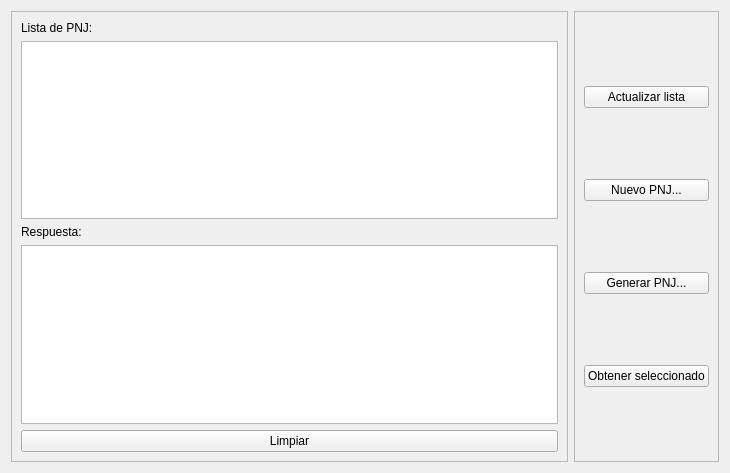
<?xml version="1.0" encoding="UTF-8"?>
<ui version="4.0">
 <class>TabPnjs</class>
 <widget class="QWidget" name="TabPnjs">
  <property name="geometry">
   <rect>
    <x>0</x>
    <y>0</y>
    <width>730</width>
    <height>473</height>
   </rect>
  </property>
  <property name="windowTitle">
   <string>Form</string>
  </property>
  <layout class="QHBoxLayout" name="horizontalLayout">
   <item>
    <widget class="QFrame" name="frame">
     <property name="frameShape">
      <enum>QFrame::StyledPanel</enum>
     </property>
     <property name="frameShadow">
      <enum>QFrame::Raised</enum>
     </property>
     <layout class="QGridLayout" name="gridLayout_2">
      <item row="0" column="0">
       <widget class="QLabel" name="label">
        <property name="text">
         <string>Lista de PNJ:</string>
        </property>
       </widget>
      </item>
      <item row="1" column="0">
       <widget class="QListView" name="listaPersonajes">
        <property name="editTriggers">
         <set>QAbstractItemView::NoEditTriggers</set>
        </property>
       </widget>
      </item>
      <item row="4" column="0">
       <widget class="QPushButton" name="botonLimpiar">
        <property name="text">
         <string>Limpiar</string>
        </property>
       </widget>
      </item>
      <item row="2" column="0">
       <widget class="QLabel" name="label_2">
        <property name="text">
         <string>Respuesta:</string>
        </property>
       </widget>
      </item>
      <item row="3" column="0">
       <widget class="QTextEdit" name="cajaRespuestas">
        <property name="readOnly">
         <bool>true</bool>
        </property>
       </widget>
      </item>
     </layout>
    </widget>
   </item>
   <item>
    <widget class="QFrame" name="frame_2">
     <property name="frameShape">
      <enum>QFrame::StyledPanel</enum>
     </property>
     <property name="frameShadow">
      <enum>QFrame::Raised</enum>
     </property>
     <layout class="QGridLayout" name="gridLayout">
      <item row="3" column="0">
       <widget class="QPushButton" name="botonGenerarPNJ">
        <property name="text">
         <string>Generar PNJ...</string>
        </property>
        <property name="icon">
         <iconset resource="../resources.qrc">
          <normaloff>:/icon/cmd</normaloff>:/icon/cmd</iconset>
        </property>
       </widget>
      </item>
      <item row="1" column="0">
       <widget class="QPushButton" name="botonObtener">
        <property name="text">
         <string>Actualizar lista</string>
        </property>
        <property name="icon">
         <iconset resource="../resources.qrc">
          <normaloff>:/icon/eye</normaloff>:/icon/eye</iconset>
        </property>
       </widget>
      </item>
      <item row="5" column="0">
       <widget class="QPushButton" name="botonObtenerSeleccionado">
        <property name="text">
         <string>Obtener seleccionado</string>
        </property>
       </widget>
      </item>
      <item row="2" column="0">
       <widget class="QPushButton" name="pushButton_2">
        <property name="text">
         <string>Nuevo PNJ...</string>
        </property>
        <property name="icon">
         <iconset resource="../resources.qrc">
          <normaloff>:/icon/new</normaloff>:/icon/new</iconset>
        </property>
       </widget>
      </item>
     </layout>
    </widget>
   </item>
  </layout>
 </widget>
 <resources>
  <include location="../resources.qrc"/>
 </resources>
 <connections>
  <connection>
   <sender>botonLimpiar</sender>
   <signal>clicked()</signal>
   <receiver>cajaRespuestas</receiver>
   <slot>clear()</slot>
   <hints>
    <hint type="sourcelabel">
     <x>232</x>
     <y>453</y>
    </hint>
    <hint type="destinationlabel">
     <x>247</x>
     <y>358</y>
    </hint>
   </hints>
  </connection>
 </connections>
</ui>
